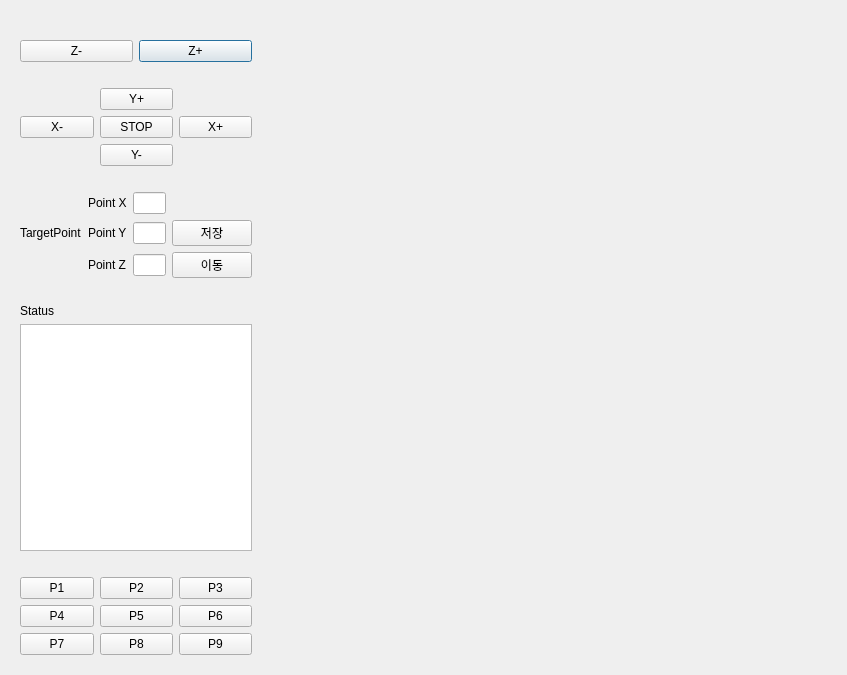
<?xml version="1.0" encoding="UTF-8"?>
<ui version="4.0">
 <class>Dialog</class>
 <widget class="QDialog" name="Dialog">
  <property name="geometry">
   <rect>
    <x>0</x>
    <y>0</y>
    <width>847</width>
    <height>675</height>
   </rect>
  </property>
  <property name="windowTitle">
   <string>Dialog</string>
  </property>
  <layout class="QFormLayout" name="formLayout">
   <item row="0" column="1">
    <widget class="QWidget" name="point_widget" native="true">
     <widget class="QWidget" name="gridLayoutWidget">
      <property name="geometry">
       <rect>
        <x>9</x>
        <y>9</y>
        <width>421</width>
        <height>641</height>
       </rect>
      </property>
      <layout class="QGridLayout" name="point_GridLayout"/>
     </widget>
    </widget>
   </item>
   <item row="0" column="0">
    <widget class="QWidget" name="widget" native="true">
     <property name="sizePolicy">
      <sizepolicy hsizetype="Fixed" vsizetype="Minimum">
       <horstretch>0</horstretch>
       <verstretch>0</verstretch>
      </sizepolicy>
     </property>
     <property name="maximumSize">
      <size>
       <width>250</width>
       <height>16777215</height>
      </size>
     </property>
     <layout class="QGridLayout" name="gridLayout_4">
      <item row="0" column="0">
       <layout class="QVBoxLayout" name="verticalLayout_2">
        <item>
         <spacer name="horizontalSpacer_5">
          <property name="orientation">
           <enum>Qt::Horizontal</enum>
          </property>
          <property name="sizeHint" stdset="0">
           <size>
            <width>40</width>
            <height>20</height>
           </size>
          </property>
         </spacer>
        </item>
        <item>
         <layout class="QGridLayout" name="Z_control_Layout">
          <item row="0" column="1">
           <widget class="QPushButton" name="Z_Inc">
            <property name="text">
             <string>Z+</string>
            </property>
           </widget>
          </item>
          <item row="0" column="0">
           <widget class="QPushButton" name="Z_Dec">
            <property name="text">
             <string>Z-</string>
            </property>
           </widget>
          </item>
         </layout>
        </item>
        <item>
         <spacer name="horizontalSpacer_4">
          <property name="orientation">
           <enum>Qt::Horizontal</enum>
          </property>
          <property name="sizeHint" stdset="0">
           <size>
            <width>40</width>
            <height>20</height>
           </size>
          </property>
         </spacer>
        </item>
        <item>
         <layout class="QGridLayout" name="XY_control_Layout">
          <item row="1" column="1">
           <widget class="QPushButton" name="stopBtn">
            <property name="text">
             <string>STOP</string>
            </property>
            <property name="autoRepeat">
             <bool>false</bool>
            </property>
           </widget>
          </item>
          <item row="2" column="1">
           <widget class="QPushButton" name="Y_Dec">
            <property name="text">
             <string>Y-</string>
            </property>
           </widget>
          </item>
          <item row="1" column="2">
           <widget class="QPushButton" name="X_Inc">
            <property name="text">
             <string>X+</string>
            </property>
            <property name="flat">
             <bool>false</bool>
            </property>
           </widget>
          </item>
          <item row="0" column="1">
           <widget class="QPushButton" name="Y_Inc">
            <property name="text">
             <string>Y+</string>
            </property>
           </widget>
          </item>
          <item row="1" column="0">
           <widget class="QPushButton" name="X_Dec">
            <property name="text">
             <string>X-</string>
            </property>
           </widget>
          </item>
         </layout>
        </item>
        <item>
         <spacer name="horizontalSpacer">
          <property name="orientation">
           <enum>Qt::Horizontal</enum>
          </property>
          <property name="sizeHint" stdset="0">
           <size>
            <width>40</width>
            <height>20</height>
           </size>
          </property>
         </spacer>
        </item>
        <item>
         <layout class="QGridLayout" name="gridLayout">
          <item row="0" column="3">
           <widget class="QLineEdit" name="X_lineEdit">
            <property name="text">
             <string/>
            </property>
           </widget>
          </item>
          <item row="1" column="4">
           <widget class="QPushButton" name="saveBtn">
            <property name="text">
             <string>저장</string>
            </property>
           </widget>
          </item>
          <item row="2" column="3">
           <widget class="QLineEdit" name="Z_lineEdit"/>
          </item>
          <item row="1" column="3">
           <widget class="QLineEdit" name="Y_lineEdit"/>
          </item>
          <item row="0" column="2">
           <widget class="QLabel" name="Xlbl">
            <property name="text">
             <string>Point X</string>
            </property>
           </widget>
          </item>
          <item row="1" column="2">
           <widget class="QLabel" name="Ylbl">
            <property name="text">
             <string>Point Y</string>
            </property>
           </widget>
          </item>
          <item row="2" column="2">
           <widget class="QLabel" name="Zlbl">
            <property name="text">
             <string>Point Z</string>
            </property>
           </widget>
          </item>
          <item row="1" column="0">
           <widget class="QLabel" name="Pointlbl">
            <property name="text">
             <string>TargetPoint</string>
            </property>
           </widget>
          </item>
          <item row="2" column="4">
           <widget class="QPushButton" name="moveBtn">
            <property name="text">
             <string>이동</string>
            </property>
           </widget>
          </item>
         </layout>
        </item>
        <item>
         <spacer name="horizontalSpacer_3">
          <property name="orientation">
           <enum>Qt::Horizontal</enum>
          </property>
          <property name="sizeHint" stdset="0">
           <size>
            <width>40</width>
            <height>20</height>
           </size>
          </property>
         </spacer>
        </item>
        <item>
         <layout class="QVBoxLayout" name="logLayout">
          <item>
           <widget class="QLabel" name="statuslbl">
            <property name="text">
             <string>Status</string>
            </property>
           </widget>
          </item>
          <item>
           <widget class="QTextEdit" name="logTextEdit">
            <property name="enabled">
             <bool>true</bool>
            </property>
            <property name="html">
             <string>&lt;!DOCTYPE HTML PUBLIC &quot;-//W3C//DTD HTML 4.0//EN&quot; &quot;http://www.w3.org/TR/REC-html40/strict.dtd&quot;&gt;
&lt;html&gt;&lt;head&gt;&lt;meta name=&quot;qrichtext&quot; content=&quot;1&quot; /&gt;&lt;style type=&quot;text/css&quot;&gt;
p, li { white-space: pre-wrap; }
&lt;/style&gt;&lt;/head&gt;&lt;body style=&quot; font-family:'Gulim'; font-size:9pt; font-weight:400; font-style:normal;&quot;&gt;
&lt;p style=&quot;-qt-paragraph-type:empty; margin-top:0px; margin-bottom:0px; margin-left:0px; margin-right:0px; -qt-block-indent:0; text-indent:0px;&quot;&gt;&lt;br /&gt;&lt;/p&gt;&lt;/body&gt;&lt;/html&gt;</string>
            </property>
           </widget>
          </item>
          <item>
           <spacer name="horizontalSpacer_2">
            <property name="orientation">
             <enum>Qt::Horizontal</enum>
            </property>
            <property name="sizeHint" stdset="0">
             <size>
              <width>40</width>
              <height>20</height>
             </size>
            </property>
           </spacer>
          </item>
          <item>
           <layout class="QGridLayout" name="savedPosition">
            <item row="0" column="0">
             <widget class="QPushButton" name="p1Btn">
              <property name="text">
               <string>P1</string>
              </property>
             </widget>
            </item>
            <item row="0" column="1">
             <widget class="QPushButton" name="p2Btn">
              <property name="text">
               <string>P2</string>
              </property>
             </widget>
            </item>
            <item row="1" column="0">
             <widget class="QPushButton" name="p4Btn">
              <property name="text">
               <string>P4</string>
              </property>
             </widget>
            </item>
            <item row="0" column="2">
             <widget class="QPushButton" name="p3Btn">
              <property name="text">
               <string>P3</string>
              </property>
             </widget>
            </item>
            <item row="1" column="1">
             <widget class="QPushButton" name="p5Btn">
              <property name="text">
               <string>P5</string>
              </property>
             </widget>
            </item>
            <item row="1" column="2">
             <widget class="QPushButton" name="p6Btn">
              <property name="text">
               <string>P6</string>
              </property>
             </widget>
            </item>
            <item row="2" column="0">
             <widget class="QPushButton" name="p7Btn">
              <property name="text">
               <string>P7</string>
              </property>
             </widget>
            </item>
            <item row="2" column="1">
             <widget class="QPushButton" name="p8Btn">
              <property name="text">
               <string>P8</string>
              </property>
             </widget>
            </item>
            <item row="2" column="2">
             <widget class="QPushButton" name="p9Btn">
              <property name="text">
               <string>P9</string>
              </property>
             </widget>
            </item>
           </layout>
          </item>
         </layout>
        </item>
       </layout>
      </item>
     </layout>
    </widget>
   </item>
  </layout>
 </widget>
 <resources/>
 <connections/>
</ui>
